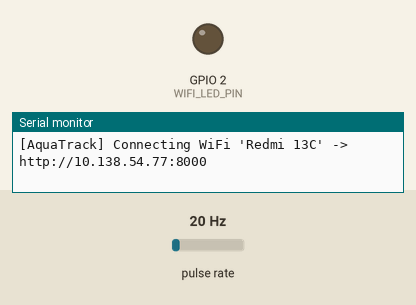
This sketch was run on a simulated ESP32. Shown: output pins drawn as LEDs (lit = HIGH), the last lines printed to the serial monitor. Wiring (inferred from the names in the program): pulse sensor: data GPIO 27. The inputs (shaded band) are chosen by the test bench; at power-on: pulse rate 20 Hz. WiFi joins after 1.5 s; servers stay silent unless stated; uploads are accepted with an empty reply.

Above: at 0.1 s.
At 1.6 s:
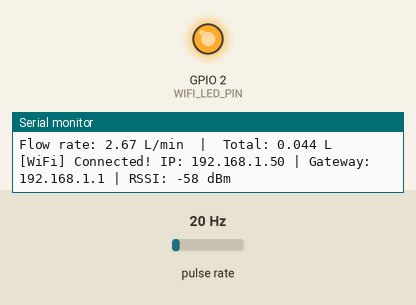
Timing chart, 0 to 3.1 s (numbered marks = the images above):
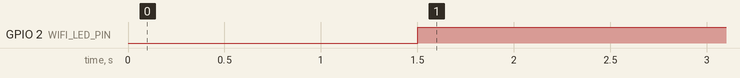

Measured:
- by itself, GPIO 2 (WIFI_LED_PIN): LOW → HIGH at 1.5 s

The sketch:

sketch_nov23a.ino
```cpp
#include <WiFi.h>
#include <HTTPClient.h>

// --- Wi-Fi & AquaTrack Backend Config ---
const char* WIFI_SSID     = "Redmi 13C";
const char* WIFI_PASSWORD = "12345678";
// Point to the PC running AquaTrack backend (check with `ipconfig` -> IPv4 Address)
const char* SERVER_URL    = "http://10.138.54.77:8000";
// Paste the api_key printed when registering this ESP32 device
const char* DEVICE_KEY    = "ydwqBbiuvYBzxTwyiEEnI5Ju6sGGayGGBxSsNfJssrc";
const char* FIRMWARE_VER  = "1.0.0";

#define FLOW_SENSOR_PIN 27
#define WIFI_LED_PIN    2   // Onboard blue LED on most ESP32 Dev Boards

const unsigned long SAMPLE_MS = 1000;
const unsigned long SEND_MS   = 5000;

volatile uint32_t pulseCount = 0;
portMUX_TYPE pulseMux = portMUX_INITIALIZER_UNLOCKED;

unsigned long oldTime = 0;
unsigned long lastSendTime = 0;
unsigned long lastWifiAttempt = 0;

// Calibration factor for YF-S201 (typically 4.5 to 7.5 depending on exact model)
// Formula: Pulse frequency (Hz) = 7.5 * Flow rate (L/min)
const float calibrationFactor = 7.5;

float flowRate = 0.0f;
float totalLitres = 0.0f;
float windowLitres = 0.0f;
bool heartbeatSent = false;
bool wasWifiConnected = false; // Tracks state change for debug logging

// Interrupt Service Routine (ISR) - must be in IRAM on ESP32
void IRAM_ATTR pulseCounter() {
  portENTER_CRITICAL_ISR(&pulseMux);
  pulseCount++;
  portEXIT_CRITICAL_ISR(&pulseMux);
}

void sendHeartbeat() {
  if (WiFi.status() != WL_CONNECTED) return;
  WiFiClient client;
  HTTPClient http;
  http.setTimeout(3000);
  http.begin(client, String(SERVER_URL) + "/api/ingest/heartbeat/");
  http.addHeader("Content-Type", "application/json");
  http.addHeader("X-Device-Key", DEVICE_KEY);
  String body = String("{\"firmware_version\":\"") + FIRMWARE_VER + "\"}";
  int code = http.POST(body);
  String err = (code > 0) ? http.getString() : http.errorToString(code);
  Serial.printf("[AquaTrack] Heartbeat -> HTTP %d (%s)\n", code, err.c_str());
  if (code >= 200 && code < 300) heartbeatSent = true;
  http.end();
}

bool postReading(float avgFlowRate, float cumulativeLitres, int intervalSec) {
  if (WiFi.status() != WL_CONNECTED) return false;
  WiFiClient client;
  HTTPClient http;
  http.setTimeout(3000);
  http.begin(client, String(SERVER_URL) + "/api/ingest/readings/");
  http.addHeader("Content-Type", "application/json");
  http.addHeader("X-Device-Key", DEVICE_KEY);

  // ponytail: snprintf avoids an external ArduinoJson dependency for a 4-field payload
  char payload[160];
  snprintf(payload, sizeof(payload),
           "{\"flow_rate\":%.3f,\"water_volume\":%.3f,\"sampling_interval\":%d,\"edge_flag\":false}",
           avgFlowRate, cumulativeLitres, intervalSec);

  int code = http.POST(payload);
  String resp = (code > 0) ? http.getString() : http.errorToString(code);
  Serial.printf("[AquaTrack] POST %s -> HTTP %d (%s)\n", payload, code, resp.c_str());
  http.end();
  return code >= 200 && code < 300;
}

void ensureWifi(unsigned long now) {
  if (WiFi.status() == WL_CONNECTED) {
    if (!wasWifiConnected) {
      wasWifiConnected = true;
      lastWifiAttempt = now;
      digitalWrite(WIFI_LED_PIN, HIGH); // Turn ON onboard blue LED
      Serial.printf("[WiFi] Connected! IP: %s | Gateway: %s | RSSI: %d dBm\n",
                    WiFi.localIP().toString().c_str(),
                    WiFi.gatewayIP().toString().c_str(),
                    WiFi.RSSI());
    }
    if (!heartbeatSent) sendHeartbeat();
    return;
  }

  // Handle disconnection state
  if (wasWifiConnected) {
    wasWifiConnected = false;
    lastWifiAttempt = now;
    digitalWrite(WIFI_LED_PIN, LOW); // Turn OFF onboard blue LED
    Serial.println("[WiFi] Disconnected! Auto-reconnecting...");
  }

  heartbeatSent = false;
  // ponytail: rely on ESP-IDF auto-reconnect; only nudge WiFi.reconnect() every 20s
  // (calling WiFi.begin() while STA is already connecting causes `E wifi:sta is connecting, cannot set config`)
  if (now - lastWifiAttempt >= 20000) {
    lastWifiAttempt = now;
    Serial.printf("[WiFi] Still waiting for %s (status=%d)...\n", WIFI_SSID, (int)WiFi.status());
    WiFi.reconnect();
  }
}

void setup() {
  Serial.begin(115200);

  pinMode(WIFI_LED_PIN, OUTPUT);
  digitalWrite(WIFI_LED_PIN, LOW);

  // Use INPUT if using an external voltage divider; INPUT_PULLUP for open-collector sensors
  pinMode(FLOW_SENSOR_PIN, INPUT_PULLUP);
  attachInterrupt(digitalPinToInterrupt(FLOW_SENSOR_PIN), pulseCounter, FALLING);

  WiFi.mode(WIFI_STA);
  WiFi.setSleep(false);         // Keep radio awake so phone hotspots don't drop the ESP32
  WiFi.setAutoReconnect(true);  // Let ESP-IDF handle background reconnects
  Serial.printf("\n[AquaTrack] Connecting WiFi '%s' -> %s\n", WIFI_SSID, SERVER_URL);
  WiFi.begin(WIFI_SSID, WIFI_PASSWORD);

  oldTime = millis();
  lastSendTime = oldTime;
  lastWifiAttempt = oldTime;
}

void loop() {
  unsigned long currentTime = millis();
  ensureWifi(currentTime);

  // Calculate flow every 1000 milliseconds (1 second)
  if ((currentTime - oldTime) >= SAMPLE_MS) {
    portENTER_CRITICAL(&pulseMux);
    uint32_t pulses = pulseCount;
    pulseCount = 0;
    portEXIT_CRITICAL(&pulseMux);

    unsigned long dtMs = currentTime - oldTime;
    oldTime = currentTime;

    // Calculate flow rate in Liters per minute (L/min)
    flowRate = ((1000.0f / dtMs) * pulses) / calibrationFactor;

    // Volume passed in this sample interval (Liters)
    float litresThisSample = flowRate * (dtMs / 60000.0f);
    totalLitres += litresThisSample;
    windowLitres += litresThisSample;

    Serial.print("Flow rate: ");
    Serial.print(flowRate, 2);
    Serial.print(" L/min  |  Total: ");
    Serial.print(totalLitres, 3);
    Serial.println(" L");
  }

  // Push aggregated flow sample to AquaTrack backend every 5 seconds
  if ((currentTime - lastSendTime) >= SEND_MS) {
    unsigned long elapsedMs = currentTime - lastSendTime;
    // Backend caps sampling_interval at 3600s; ponytail: accumulates volume over brief Wi-Fi drops instead of flash ring-buffering
    int intervalSec = (int)max(1UL, min(3600UL, (elapsedMs + 500UL) / 1000UL));
    float avgFlowRate = (windowLitres * 60.0f) / intervalSec;

    if (postReading(avgFlowRate, totalLitres, intervalSec)) {
      windowLitres = 0.0f;
      lastSendTime = currentTime;
    } else if (WiFi.status() != WL_CONNECTED) {
      // Wait for next attempt without discarding windowLitres
      lastSendTime = currentTime - SEND_MS + 2000;
    } else {
      // Server/auth error: avoid infinite backlog growth
      lastSendTime = currentTime;
    }
  }
}
```
